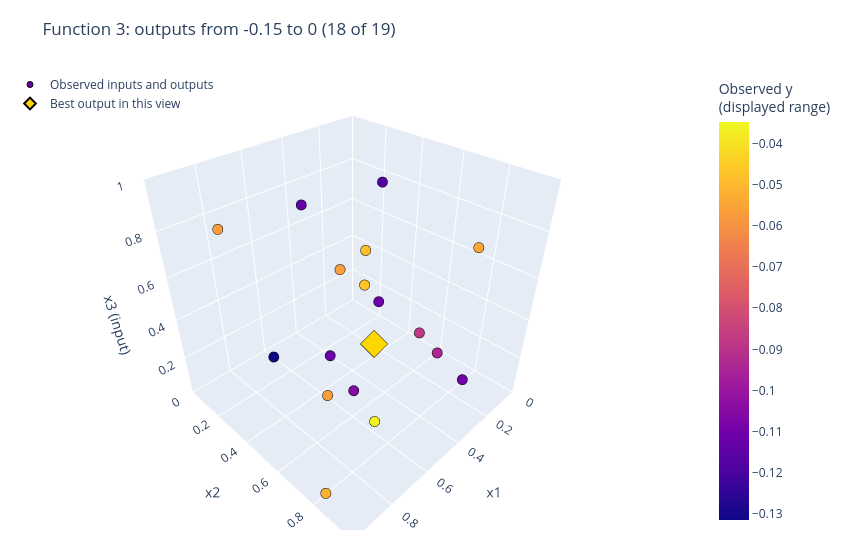

Notebook cell for this chart:
### Markdown cell above
### Colour detail: outputs from -0.15 to 0

Use the same output window as the zoomed number line. Colours are rescaled across the
lowest and highest displayed outputs.

### Code cell
# Select a display subset without changing the observations used elsewhere.
cloud_zoom_mask = y.between(*output_zoom_limits).to_numpy()
cloud_zoom_inputs = surface_inputs[cloud_zoom_mask]
cloud_zoom_outputs = surface_outputs[cloud_zoom_mask]

# Copy the original cloud so the axes, camera, palette and hover format match.
observed_input_zoom_fig = go.Figure(observed_input_fig)
observed_input_zoom_fig.data[0].update(
    x=cloud_zoom_inputs[:, 0], y=cloud_zoom_inputs[:, 1], z=cloud_zoom_inputs[:, 2],
    customdata=cloud_zoom_outputs,
    marker=dict(color=cloud_zoom_outputs,
                cmin=cloud_zoom_outputs.min(), cmax=cloud_zoom_outputs.max(),
                colorbar=dict(title="Observed y<br>(displayed range)")),
)
zoom_best_position = np.argmax(cloud_zoom_outputs)
observed_input_zoom_fig.data[1].update(
    x=[cloud_zoom_inputs[zoom_best_position, 0]],
    y=[cloud_zoom_inputs[zoom_best_position, 1]],
    z=[cloud_zoom_inputs[zoom_best_position, 2]],
    customdata=[cloud_zoom_outputs[zoom_best_position]],
    name="Best output in this view",
)
observed_input_zoom_fig.update_layout(
    title=f"Function 3: outputs from -0.15 to 0 ({len(cloud_zoom_outputs)} of {len(surface_outputs)})",
)
cloud_zoom_html = figures / "observed-input-cloud-zoom.html"
observed_input_zoom_fig.write_html(cloud_zoom_html, include_plotlyjs=True, config=cloud_plot_config)
print(f"{len(cloud_zoom_outputs)} of {len(surface_outputs)} observations; colours rescaled from "
      f"{cloud_zoom_outputs.min():.4f} to {cloud_zoom_outputs.max():.4f}.")
observed_input_zoom_fig.show(config=cloud_plot_config)

### Figure 1 — Plotly figure (JSON) as saved in the notebook; plotly's stock layout.template omitted (floating-point values rounded to 4 significant figures)
{"data": [{"customdata": [-0.1121, -0.08796, -0.1114, -0.03484, -0.04801, -0.1106, -0.1139, -0.1315, -0.09419, -0.04695, -0.106, -0.118, -0.03638, -0.05676, -0.05643, -0.05128, -0.05421, -0.05664], "hovertemplate": "x1=%{x:.4f}<br>x2=%{y:.4f}<br>x3=%{z:.4f}<br>Observed y=%{customdata:.4f}<extra></extra>", "marker": {"cmax": -0.03484, "cmin": -0.1315, "color": [-0.1121, -0.08796, -0.1114, -0.03484, -0.04801, -0.1106, -0.1139, -0.1315, -0.09419, -0.04695, -0.106, -0.118, -0.03638, -0.05676, -0.05643, -0.05128, -0.05421, -0.05664], "colorbar": {"title": {"text": "Observed y<br>(displayed range)"}}, "colorscale": [[0.0, "#0d0887"], [0.1111, "#46039f"], [0.2222, "#7201a8"], [0.3333, "#9c179e"], [0.4444, "#bd3786"], [0.5556, "#d8576b"], [0.6667, "#ed7953"], [0.7778, "#fb9f3a"], [0.8889, "#fdca26"], [1.0, "#f0f921"]], "line": {"color": "black", "width": 1}, "size": 6}, "mode": "markers", "name": "Observed inputs and outputs", "type": "scatter3d", "x": [0.1715, 0.2421, 0.5349, 0.4926, 0.1346, 0.3455, 0.6455, 0.7469, 0.1705, 0.2205, 0.666, 0.04681, 0.6001, 0.966, 0.3351, 0.9545, 0.3523, 0.9038], "y": [0.3439, 0.6441, 0.3985, 0.6116, 0.2199, 0.9414, 0.3971, 0.2842, 0.697, 0.2978, 0.672, 0.2314, 0.7251, 0.8611, 0.2575, 0.8195, 0.9308, 0.2689], "z": [0.2487, 0.2724, 0.1734, 0.3402, 0.4582, 0.2694, 0.9198, 0.2263, 0.1492, 0.3436, 0.2463, 0.7706, 0.06609, 0.5668, 0.4595, 0.04216, 0.8498, 0.8752]}, {"customdata": [-0.03484], "hovertemplate": "Best observed y=%{customdata:.4f}<extra></extra>", "marker": {"color": "gold", "line": {"color": "black", "width": 2}, "size": 9, "symbol": "diamond"}, "mode": "markers", "name": "Best output in this view", "type": "scatter3d", "x": [0.4926], "y": [0.6116], "z": [0.3402]}], "layout": {"autosize": false, "height": 560, "legend": {"x": 0, "y": 1}, "margin": {"b": 30, "l": 10, "r": 80, "t": 70}, "scene": {"aspectmode": "cube", "dragmode": "orbit", "xaxis": {"range": [0, 1], "title": {"text": "x1"}}, "yaxis": {"range": [0, 1], "title": {"text": "x2"}}, "zaxis": {"range": [0, 1], "title": {"text": "x3 (input)"}}}, "title": {"text": "Function 3: outputs from -0.15 to 0 (18 of 19)"}, "width": 850}}
